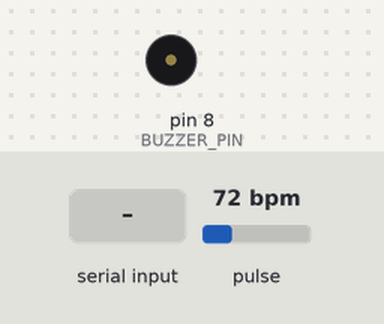
A sketch run on a simulated Arduino Uno, built with avr-gcc and run on an emulated ATmega328P. Shown: buzzer (waves = sounding). The inputs (shaded band) are chosen by the test bench; at power-on: pulse 72 bpm. What the sketch prints to the serial monitor is not drawn.

Above: at 1.2 s.
1.3 s: "BUZZER:ON\n" received over Serial
3.5 s: "LATIDO\n" received over Serial
Timing chart, 0 to 6.5 s (numbered marks = the images above; inputs shaded):
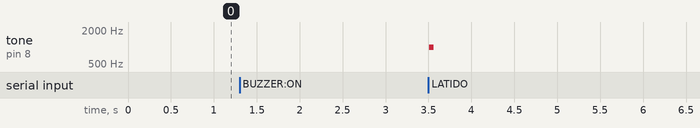

The sketch:

proyecto_final_info2.ino
```cpp
#include <Wire.h>
#include "MAX30105.h"

MAX30105 particleSensor;

#define BUZZER_PIN 8
#define BEEP_FREQ 1000
#define BEEP_DURATION 50

bool buzzerHabilitado = false;
bool sensorHabilitado = true;
String bufferSerial = "";
unsigned long ultimoLatido = 0;

void setup() {
  Serial.begin(115200);
  pinMode(BUZZER_PIN, OUTPUT);

  if (!particleSensor.begin(Wire, I2C_SPEED_FAST)) {
    Serial.println("MAX30102 no encontrado. Revisa conexiones.");
    while (1);
  }

  particleSensor.setup();
  particleSensor.setPulseAmplitudeRed(0x1F);
  particleSensor.setPulseAmplitudeGreen(0);

  Serial.println("Sensor listo. Coloca el dedo.");
}

void loop() {
  // --- Lectura NO bloqueante de comandos desde Processing ---
  while (Serial.available() > 0) {
    char c = Serial.read();
    if (c == '\n') {
      bufferSerial.trim();

      if (bufferSerial == "BUZZER:ON") {
        buzzerHabilitado = true;
      }
      else if (bufferSerial == "BUZZER:OFF") {
        buzzerHabilitado = false;
        noTone(BUZZER_PIN);
      }
      else if (bufferSerial == "LATIDO") {
        ultimoLatido = millis();
        if (buzzerHabilitado && sensorHabilitado) {
          tone(BUZZER_PIN, BEEP_FREQ, BEEP_DURATION);
        }
      }
      else if (bufferSerial == "SENSOR:ON") {
        sensorHabilitado = true;
      }
      else if (bufferSerial == "SENSOR:OFF") {
        sensorHabilitado = false;
        noTone(BUZZER_PIN);
        buzzerHabilitado = false;
      }

      bufferSerial = "";
    } else {
      bufferSerial += c;
    }
  }

  // --- Seguridad: si pasan > 2 s sin LATIDO, apaga el buzzer ---
  if (buzzerHabilitado && millis() - ultimoLatido > 2000) {
    noTone(BUZZER_PIN);
  }

  // --- Envío de IR y RED solo si el sensor está habilitado ---
  if (sensorHabilitado) {
    long irValue = particleSensor.getIR();
    long redValue = particleSensor.getRed();

    Serial.print(irValue);
    Serial.print(",");
    Serial.println(redValue);
  }

  delay(10);
}
```

Measured:
- after the input at 3.5 s, tone on pin 8 (BUZZER_PIN): silent → 1000 Hz at once, → silent 0.05 s later
